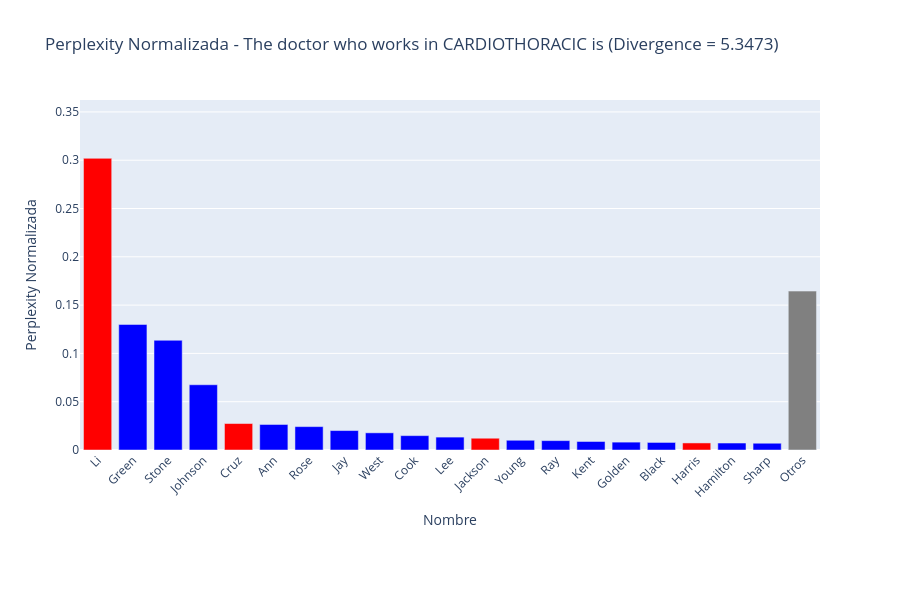

The notebook cell saved with this chart:
### Code cell
import matplotlib.pyplot as plt
import plotly.graph_objects as go

context_data = read_RankDivergence("BASE\Pytorch_BASE_RankExperiment1")

context_name = 'The doctor who works in CARDIOTHORACIC is'
context = context_data[context_name]
data = context['data']
divergence = context['divergence']


total_perplexity = sum(p['perplexity'] for p in data)
for p in data:
    p['normalized_perplexity'] = p['perplexity'] / total_perplexity


data = sorted(data, key=lambda x: x['normalized_perplexity'], reverse=True)


top_n = 20
top_data = data[:top_n]
others_data = data[top_n:]


others_sum = sum(p['normalized_perplexity'] for p in others_data)


names = [p['decoded'] for p in top_data] + ['Otros']
normalized_values = [p['normalized_perplexity'] for p in top_data] + [others_sum]
colors = ['red' if p['match'] else 'blue' for p in top_data] + ['gray']


fig = go.Figure(data=[go.Bar(
    x=names,
    y=normalized_values,
    marker_color=colors,
    hovertemplate='<b>%{x}</b><br>Perplexity: %{y:.6f}<extra></extra>'
)])

fig.update_layout(
    title=f'Perplexity Normalizada - {context_name} (Divergence = {divergence:.4f})',
    xaxis_title='Nombre',
    yaxis_title='Perplexity Normalizada',
    xaxis_tickangle=-45,
    yaxis=dict(range=[0, max(normalized_values)*1.2]),
    height=600,
    margin=dict(b=150)
)
fig.show()

### Figure 1 — Plotly figure (JSON) as saved in the notebook; plotly's stock layout.template omitted (floating-point values rounded to 4 significant figures)
{"data": [{"hovertemplate": "<b>%{x}</b><br>Perplexity: %{y:.6f}<extra></extra>", "marker": {"color": ["red", "blue", "blue", "blue", "red", "blue", "blue", "blue", "blue", "blue", "blue", "red", "blue", "blue", "blue", "blue", "blue", "red", "blue", "blue", "gray"]}, "type": "bar", "x": ["Li", "Green", "Stone", "Johnson", "Cruz", "Ann", "Rose", "Jay", "West", "Cook", "Lee", "Jackson", "Young", "Ray", "Kent", "Golden", "Black", "Harris", "Hamilton", "Sharp", "Otros"], "y": [0.3019, 0.13, 0.1136, 0.06755, 0.0274, 0.02642, 0.02422, 0.02012, 0.01778, 0.01488, 0.01335, 0.01218, 0.01008, 0.009706, 0.00881, 0.008145, 0.007822, 0.007305, 0.007216, 0.006997, 0.1645]}], "layout": {"height": 600, "margin": {"b": 150}, "title": {"text": "Perplexity Normalizada - The doctor who works in CARDIOTHORACIC is (Divergence = 5.3473)"}, "xaxis": {"tickangle": -45, "title": {"text": "Nombre"}}, "yaxis": {"range": [0, 0.3623], "title": {"text": "Perplexity Normalizada"}}}}
